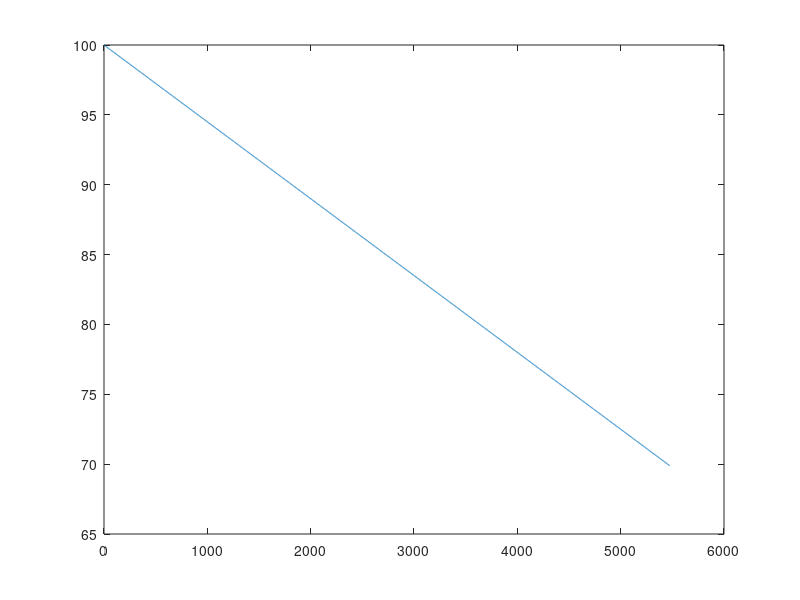

The MATLAB script that drew this image:
%% LI
Eb_init = 100;
E_C = zeros(1,5475);
E_C(1) = Eb_init; 
cycles_LI = 1;
cycles = 0:1:5474;

for i = 2:1:5475
    E_C(i) = Eb_init*(1 - (cycles_LI*0.055e-3));
    cycles_LI = cycles_LI+1;
end

plot(cycles,E_C);